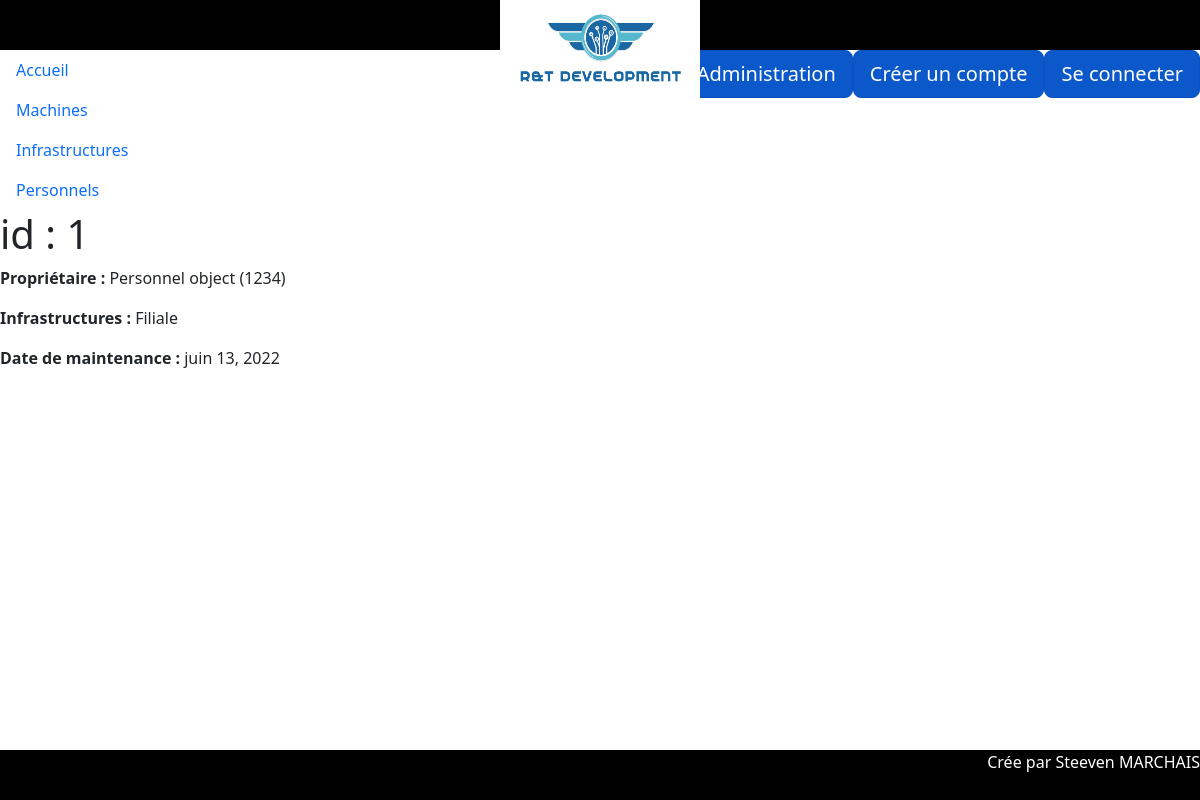
/machines/machines/1, run on the app's committed database.
### machines/models.py (models this page shows)
class Machine(models.Model):
    TYPE = (
        ('PC', ('PC - Run windows')),
        ('Mac', ('MAc - Run MacOS')),
        ('Serveur', ('Serveur - Simple Server to deploy virtual machines')) ,
        ('Switch', ('Switch - To maintains and connect servers ')),
    )
    id = models.AutoField(primary_key=True, editable=False)
    proprietaire = models.BigIntegerField()
    proprietaire = models.ForeignKey(Personnel, null=True, on_delete=models.SET_NULL)
    infra = models.CharField(max_length=200)
    maintenanceDate = models.DateField(default = datetime.now())

### personnels/models.py (models this page shows)
class Personnel(models.Model):
    secu = models.BigIntegerField(
                primary_key= True,
                )
    nom = models.CharField(
                max_length=15)
    prenom = models.CharField(
                max_length=15)
    machine_perso = models.SmallIntegerField(
                )
    lieu_travail = models.CharField(
                max_length=15)
    date_de_maintenance = models.DateField(default = datetime.now())

### machines/views.py (the view)
# urls.py: path('machines/<pk>', views.machines_detail, name='machine-detail'),
def machines_detail(request, pk):
	machines = get_object_or_404 (Machine, id=pk)
	context={'machines': machines}
	return render(request, 'machines/machines_details.html', context)

### templates/machines/machines_details.html
{% extends "main.html" %}
{% block content %}
    <h1> id : {{ machines.id }} </h1>
    <p><strong> Propriétaire : </strong> {{machines.proprietaire}} </p>
    <p><strong> Infrastructures : </strong> {{ machines.infra }}</p>
    <p><strong > Date de maintenance : </strong> {{ machines.maintenanceDate }}</p>
{% endblock %}

### static/css/style.css (style rules this page uses)
body { height: 100%; text-align: center; }

### data on the page
Machine: id "1", proprietaire "Personnel object (1234)", infra "Filiale", maintenanceDate "juin 13, 2022"
